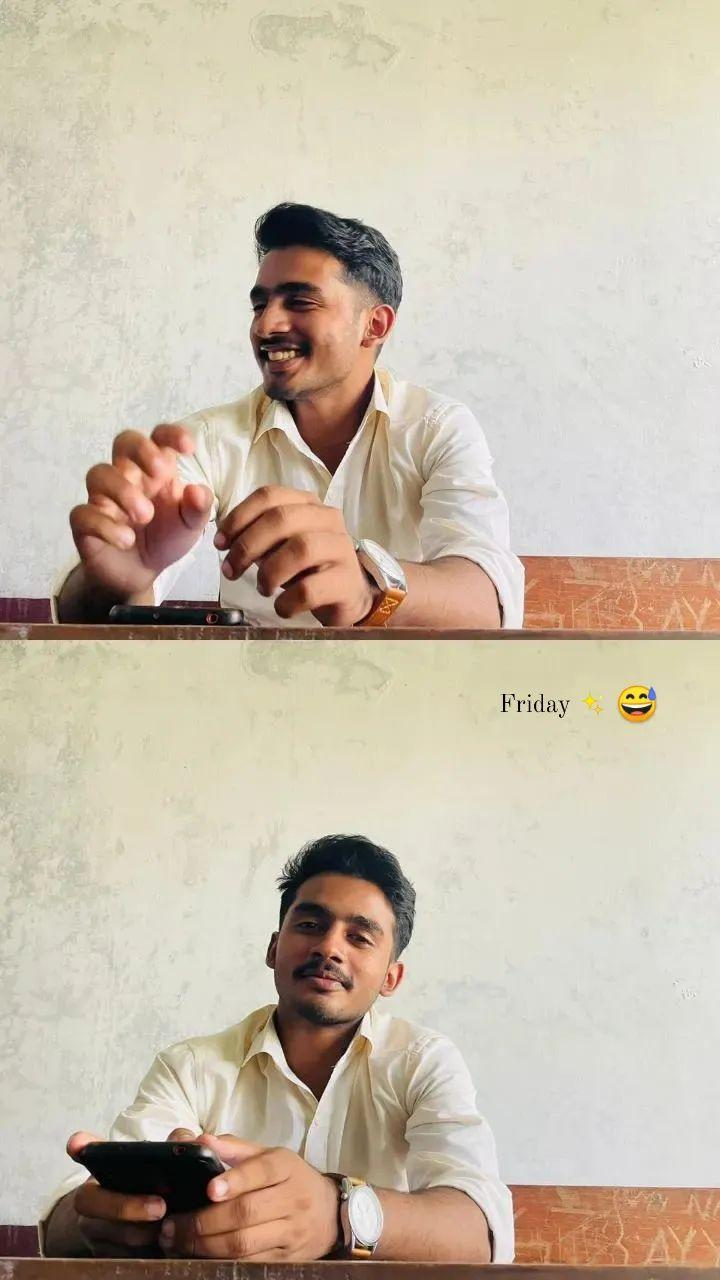
#> input picture VoteApp/IMG_20240331_091922_613.jpg, 720 x 1280 px, found by its file name
$ python sample22.py
#> lines starting #> are read from the running program, lines starting #| are printed output that depends on the picture
import os
from PIL import Image, ImageDraw
import base64
from PIL import ImageFont
def encryption(fn):
#> called with fn = 'IMG_20240331_091922_613.jpg'
    image = Image.open(r"E:\e_voting\media/"+fn)
#> image is the input picture: PIL image 720x1280 RGB; mean R, G, B 200.2, 188.2, 171
    image1=Image.open(r"E:\e_voting\media/"+fn)
    image2=Image.open(r"E:\e_voting\media/"+fn)
    width, height = image.size
#> width = 720; height = 1280
    #
    for row in range(height):
        for col in range(width):
            try:
                r, g, b = image.getpixel((col, row))
            except:
                r, g, b,_ = image.getpixel((col, row))
            r1=(r&240)>>4
            r2=r&15


            g1 = (g & 240) >> 4
            g2 = g & 15

            b1 = (b & 240) >> 4
            b2 = b & 15


            r1=r1^g1
            g1=g1^b1
            b1=b1^r1


            r2 = r2 ^ g2
            g2 = g2 ^ b2
            b2 = b2 ^ r2


            image1.putpixel((col, row), (r1, g1, b1))
            image2.putpixel((col, row), (r2, g2, b2))
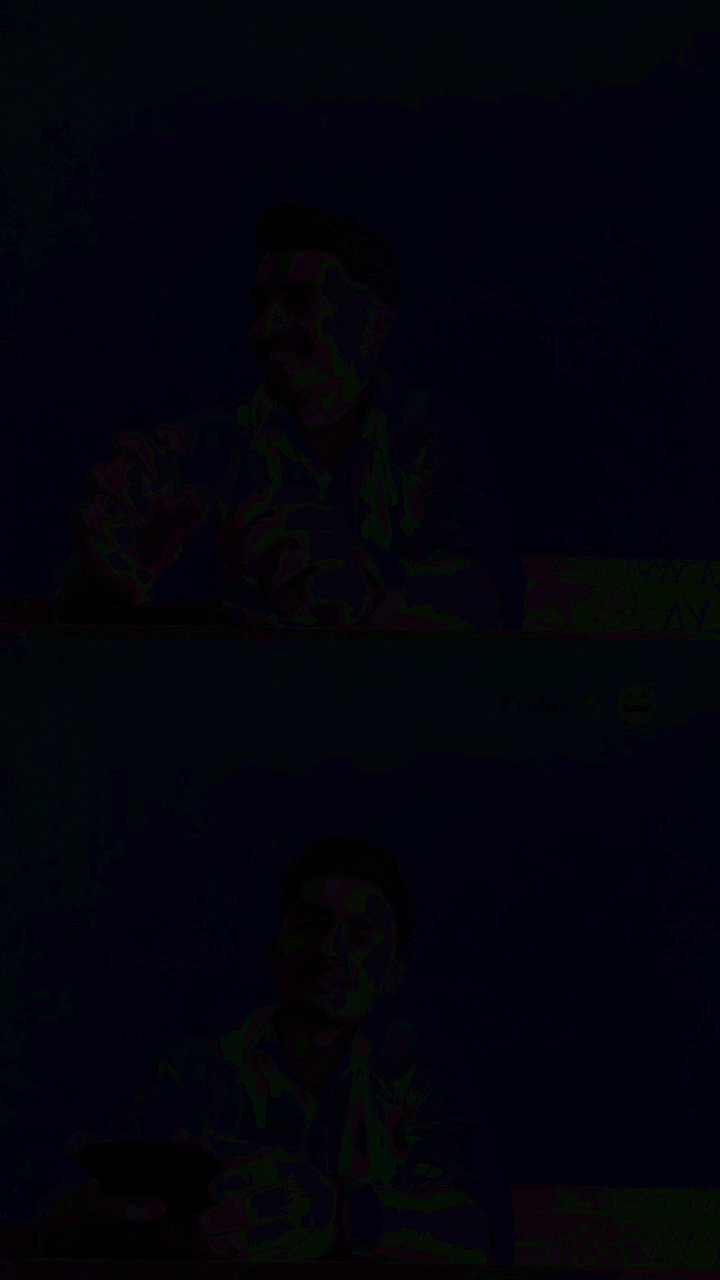
#> image1: PIL image 720x1280 RGB; mean R, G, B 1.82, 3.05, 10.84
    # #


    # image1.save("s1"+fn)
    # image2.save("s2"+fn)
    #
    image11=image1#Image.open("sample1.bmp")
    image22=image2#Image.open("sample2.bmp")
    #
    # sl=[0,3,2,1]
    bs=width//10
#> bs = 72
    #
    # print(bs)
    for row in range(height):

        for col in range(width//10):
                try:
                    r, g, b = image1.getpixel(((bs*1)+col, row))
                    r1, g1, b1 = image1.getpixel(((bs * 5) + col, row))
                except:
                    r, g, b,_ = image1.getpixel(((bs * 1) + col, row))
                    r1, g1, b1,_ = image1.getpixel(((bs * 5) + col, row))
                image11.putpixel((((bs*1)+col), row), (r1, g1, b1))
                image11.putpixel((((bs * 5) + col), row), (r, g, b))
                try:
                    r, g, b = image1.getpixel(((bs * 2) + col, row))
                    r1, g1, b1 = image1.getpixel(((bs * 7) + col, row))
                except:
                    r, g, b,_ = image1.getpixel(((bs * 2) + col, row))
                    r1, g1, b1,_ = image1.getpixel(((bs * 7) + col, row))
                image11.putpixel((((bs * 2) + col), row), (r1, g1, b1))
                image11.putpixel((((bs * 7) + col), row), (r, g, b))
                try:
                    r, g, b = image1.getpixel(((bs * 4) + col, row))
                    r1, g1, b1 = image1.getpixel(((bs * 9) + col, row))
                except:
                    r, g, b,_ = image1.getpixel(((bs * 4) + col, row))
                    r1, g1, b1,_ = image1.getpixel(((bs * 9) + col, row))
                image11.putpixel((((bs * 4) + col), row), (r1, g1, b1))
                image11.putpixel((((bs * 9) + col), row), (r, g, b))


                try:
                    r, g, b = image2.getpixel(((bs*1)+col, row))
                    r1, g1, b1 = image22.getpixel(((bs * 5) + col, row))
                except:
                    r, g, b,_ = image2.getpixel(((bs * 1) + col, row))
                    r1, g1, b1,_ = image22.getpixel(((bs * 5) + col, row))
                image22.putpixel((((bs*1)+col), row), (r1, g1, b1))
                image22.putpixel((((bs * 5) + col), row), (r, g, b))
                try:
                    r, g, b = image2.getpixel(((bs * 2) + col, row))
                    r1, g1, b1 = image2.getpixel(((bs * 7) + col, row))
                except:
                    r, g, b,_ = image2.getpixel(((bs * 2) + col, row))
                    r1, g1, b1,_ = image2.getpixel(((bs * 7) + col, row))
                image22.putpixel((((bs * 2) + col), row), (r1, g1, b1))
                image22.putpixel((((bs * 7) + col), row), (r, g, b))
                try:
                    r, g, b = image2.getpixel(((bs * 4) + col, row))
                    r1, g1, b1 = image2.getpixel(((bs * 9) + col, row))
                except:
                    r, g, b,_ = image2.getpixel(((bs * 4) + col, row))
                    r1, g1, b1,_ = image2.getpixel(((bs * 9) + col, row))
                image22.putpixel((((bs * 4) + col), row), (r1, g1, b1))
                image22.putpixel((((bs * 9) + col), row), (r, g, b))
    #
    image11.save("static/share1/"+fn)
    image22.save("static/share2/"+fn)

def decription(fn):
#> called with fn = 'IMG_20240331_091922_613.jpg'
    print(fn,"===========")

    try:
        image = Image.open("static/share1/"+fn)
        image11 = Image.open("static/share2/"+fn)
        image22 = Image.open(r"E:\e_voting\media/"+fn)
        image1 = Image.open("static/share1/"+fn)
        image2 = Image.open(r"E:\e_voting\media/"+fn)

        width, height = image.size
#> width = 720; height = 1280
        #

        sl = [0, 3, 2, 1]
        bs = width // 10
#> bs = 72

        print(bs)
#| 72
        for row in range(height):

            for col in range(width // 10):
                try:
                    r, g, b = image11.getpixel(((bs * 1) + col, row))
                    r1, g1, b1 = image11.getpixel(((bs * 5) + col, row))
                except:
                    r, g, b,_ = image11.getpixel(((bs * 1) + col, row))
                    r1, g1, b1,_ = image11.getpixel(((bs * 5) + col, row))
                image1.putpixel((((bs * 1) + col), row), (r1, g1, b1))
                image1.putpixel((((bs * 5) + col), row), (r, g, b))
                try:
                    r, g, b = image11.getpixel(((bs * 2) + col, row))
                    r1, g1, b1 = image11.getpixel(((bs * 7) + col, row))
                except:
                    r, g, b,_ = image11.getpixel(((bs * 2) + col, row))
                    r1, g1, b1,_ = image11.getpixel(((bs * 7) + col, row))

                image1.putpixel((((bs * 2) + col), row), (r1, g1, b1))
                image1.putpixel((((bs * 7) + col), row), (r, g, b))
                try:
                    r, g, b = image11.getpixel(((bs * 4) + col, row))
                    r1, g1, b1 = image11.getpixel(((bs * 9) + col, row))
                except:
                    r, g, b,_ = image11.getpixel(((bs * 4) + col, row))
                    r1, g1, b1,_ = image11.getpixel(((bs * 9) + col, row))
                image1.putpixel((((bs * 4) + col), row), (r1, g1, b1))
                image1.putpixel((((bs * 9) + col), row), (r, g, b))
                try:
                    r, g, b = image22.getpixel(((bs * 1) + col, row))
                    r1, g1, b1 = image22.getpixel(((bs * 5) + col, row))
                except:
                    r, g, b,_ = image22.getpixel(((bs * 1) + col, row))
                    r1, g1, b1,_ = image22.getpixel(((bs * 5) + col, row))
                image2.putpixel((((bs * 1) + col), row), (r1, g1, b1))
                image2.putpixel((((bs * 5) + col), row), (r, g, b))
                try:
                    r, g, b = image22.getpixel(((bs * 2) + col, row))
                    r1, g1, b1 = image22.getpixel(((bs * 7) + col, row))
                except:
                    r, g, b,_ = image22.getpixel(((bs * 2) + col, row))
                    r1, g1, b1,_ = image22.getpixel(((bs * 7) + col, row))

                image2.putpixel((((bs * 2) + col), row), (r1, g1, b1))
                image2.putpixel((((bs * 7) + col), row), (r, g, b))
                try:
                    r, g, b = image22.getpixel(((bs * 4) + col, row))
                    r1, g1, b1 = image22.getpixel(((bs * 9) + col, row))
                except:
                    r, g, b,_ = image22.getpixel(((bs * 4) + col, row))
                    r1, g1, b1,_ = image22.getpixel(((bs * 9) + col, row))
                image2.putpixel((((bs * 4) + col), row), (r1, g1, b1))
                image2.putpixel((((bs * 9) + col), row), (r, g, b))
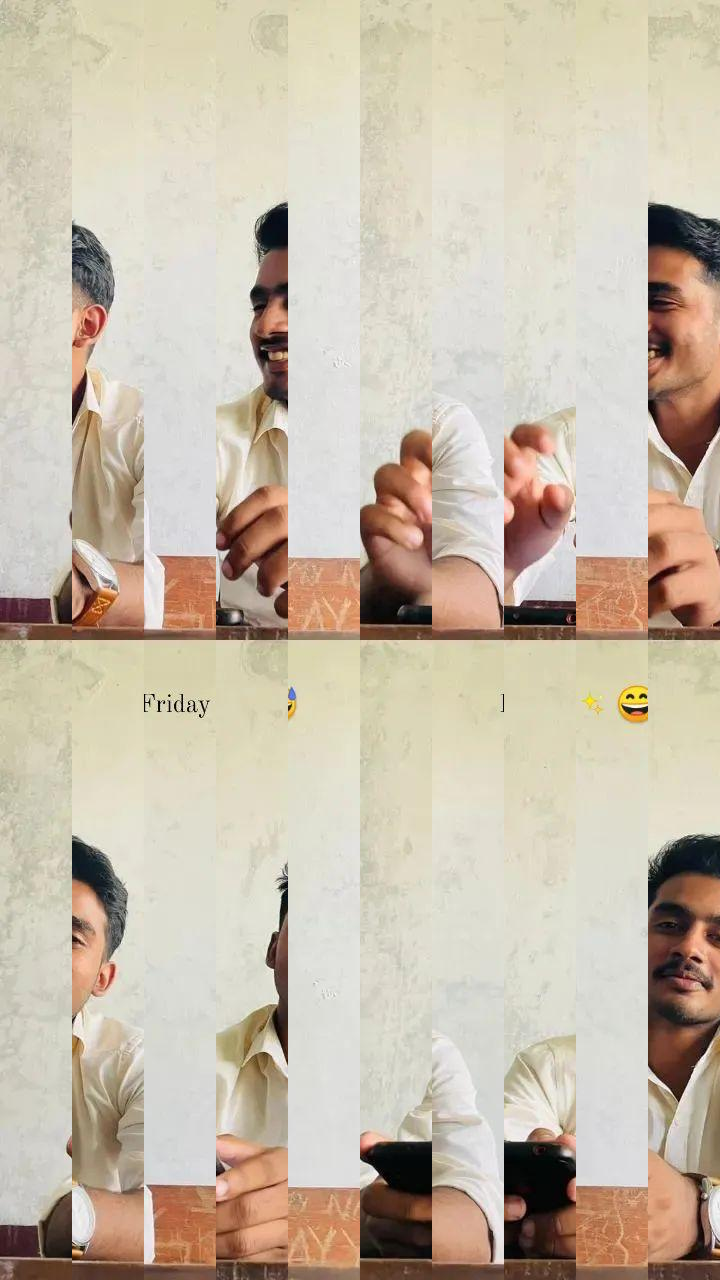
#> image2: PIL image 720x1280 RGB; mean R, G, B 200.2, 188.2, 171
        width, height = image.size
        # #
        for row in range(height):
            for col in range(width):
                try:
                    r1, g1, b1 = image1.getpixel((col, row))
                    r2, g2, b2 = image2.getpixel((col, row))
                except:
                    r1, g1, b1,_ = image1.getpixel((col, row))
                    r2, g2, b2,_ = image2.getpixel((col, row))

                b1 = b1 ^ r1
                g1 = g1 ^ b1
                r1 = r1 ^ g1

                b2 = b2 ^ r2
                g2 = g2 ^ b2
                r2 = r2 ^ g2

                r1 = r1 << 4
                r = r1 | r2

                g1 = g1 << 4
                g = g1 | g2

                b1 = b1 << 4
                b = b1 | b2

                image.putpixel((col, row), (r, g, b))
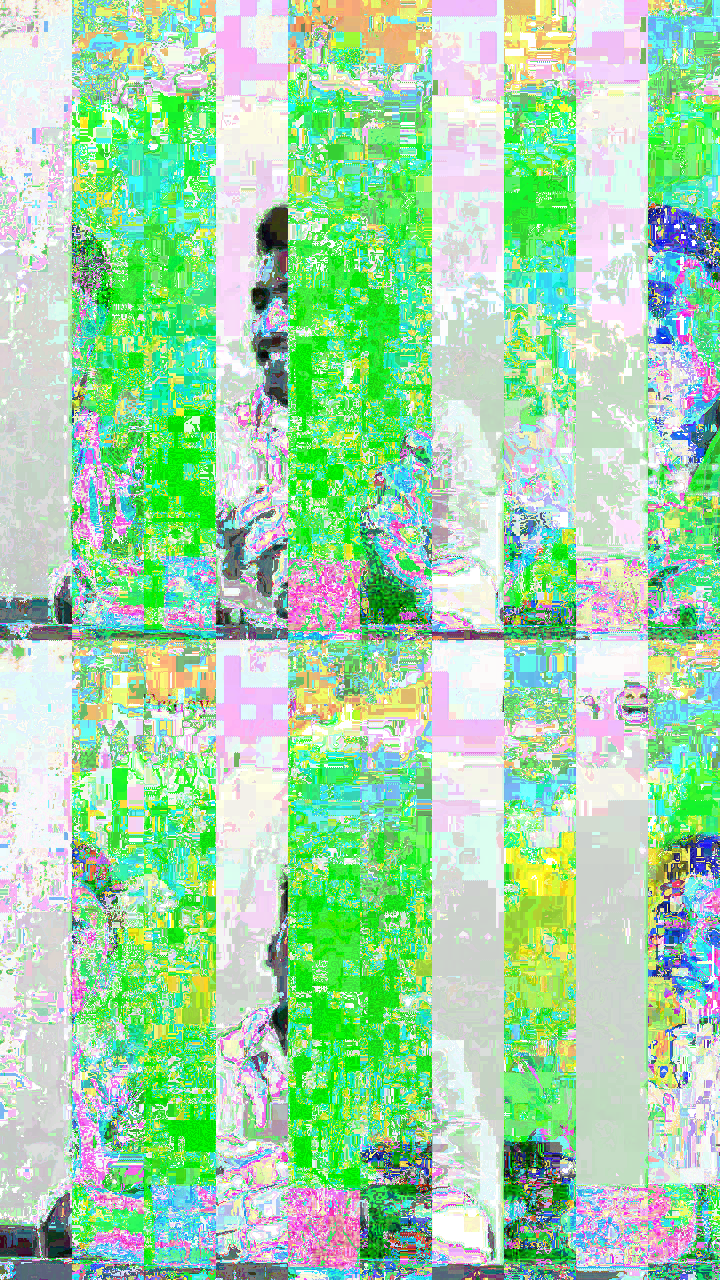
#> image: PIL image 720x1280 RGB; mean R, G, B 161.9, 213.9, 170.7

        image.save("static/final/" + fn)
        return "true"
    except Exception as e:
        print(e)
        return "false"
encryption("IMG_20240331_091922_613.jpg")


decription("IMG_20240331_091922_613.jpg")
# [8 lines of commented-out code are left out]
